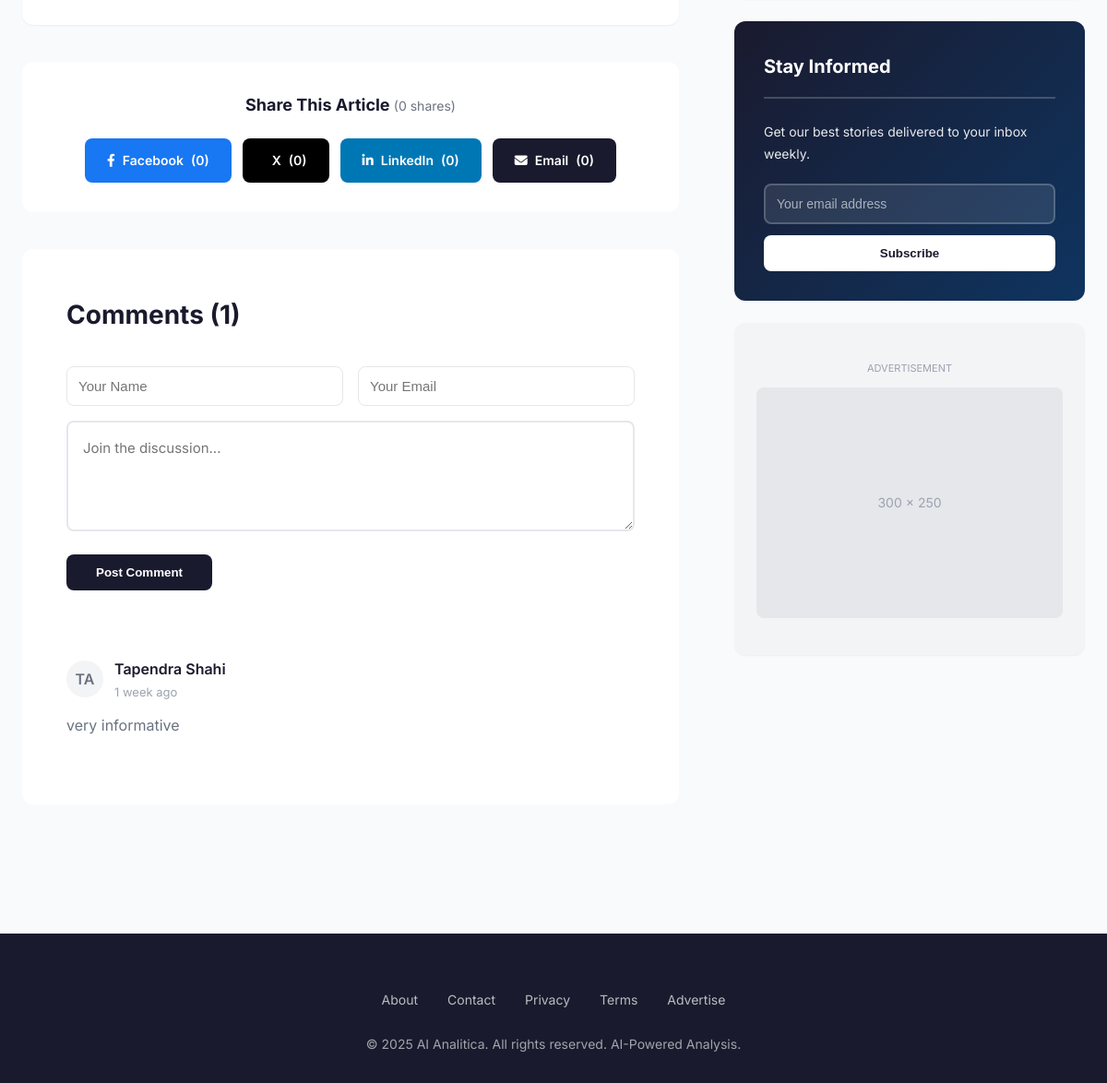
The page /news/1/ (lower part) on the database as committed earlier.
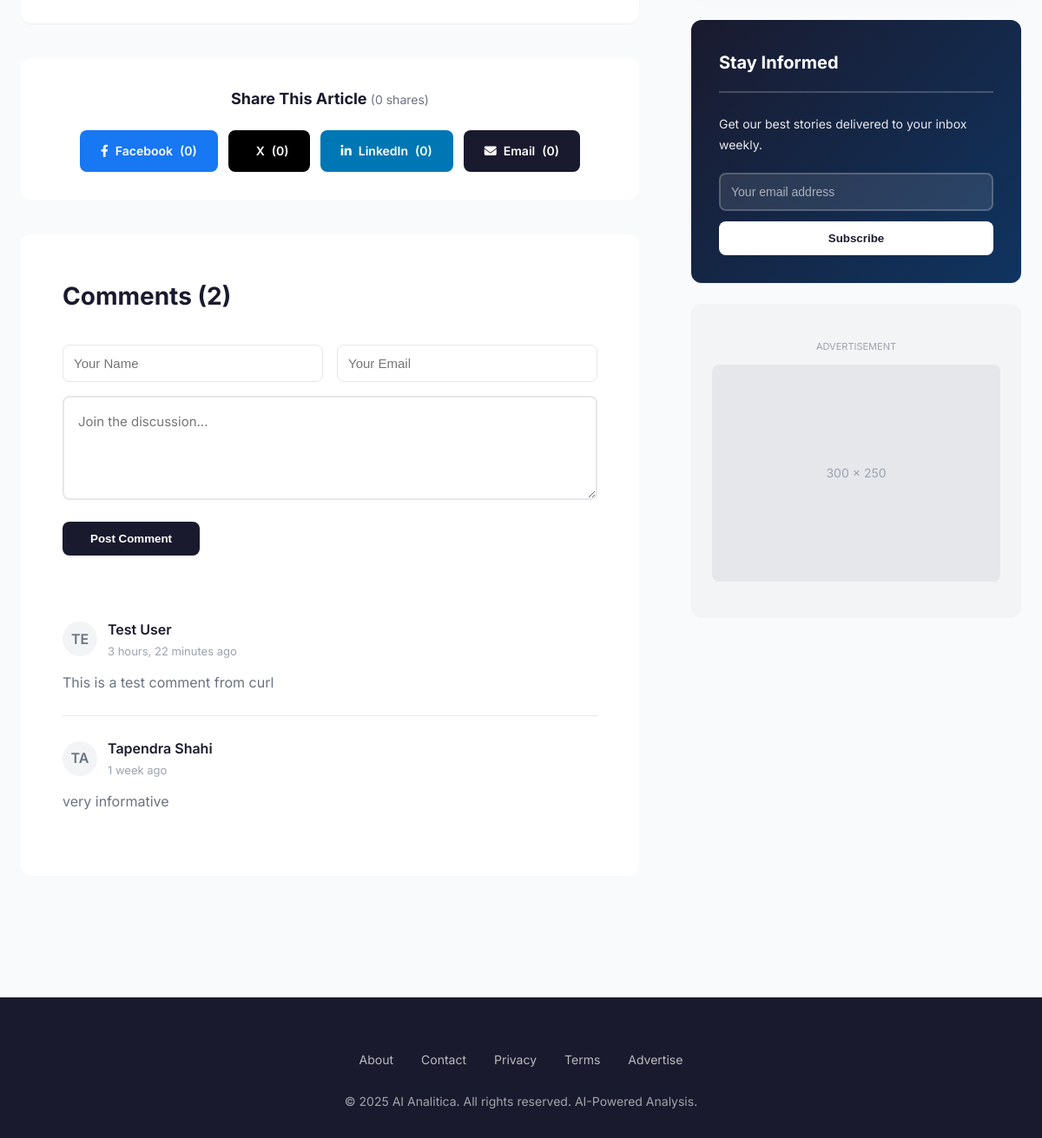
The same page on the database as committed later.
### news/models.py (models this page shows, shortened)
class Comment(models.Model):
    news = models.ForeignKey(News, on_delete=models.CASCADE, related_name='comments')
    name = models.CharField(max_length=100, help_text="Commenter's name")
    email = models.EmailField(help_text="Commenter's email (not displayed publicly)")
    text = models.TextField(help_text="Comment text")
    created_at = models.DateTimeField(auto_now_add=True)
    is_approved = models.BooleanField(default=True, help_text="Whether this comment is approved for display")
    class Meta:
        ordering = ['-created_at']
        verbose_name = 'Comment'
        verbose_name_plural = 'Comments'

### news/views.py (the view, shortened to what this page needs)
# urls.py: path('news/<int:pk>/', views.news_detail, name='news_detail'),
def news_detail(request, pk):
    news = get_object_or_404(News, pk=pk)
    comments = news.comments.filter(is_approved=True).order_by('-created_at')
    comment_count = comments.count()
    related_articles = News.objects.filter(category=news.category).exclude(pk=pk).order_by('-created_at')[:3]
    share_counts = {}
    for platform in ['facebook', 'twitter', 'linkedin', 'email']:
        try:
            share = ShareCount.objects.get(news=news, platform=platform)
            share_counts[platform] = share.count
        except ShareCount.DoesNotExist:
            share_counts[platform] = 0
    total_shares = sum(share_counts.values())
    context = {
        'news': news,
        'comments': comments,
        'comment_count': comment_count,
        'related_articles': related_articles,
        'share_counts': share_counts,
        'total_shares': total_shares,
    }
    return render(request, 'news/news_detail.html', context)

### news/templates/news/news_detail.html (shortened to what the changed rows need)
<!DOCTYPE html>
<html lang="en">
<head>
    <link rel="stylesheet" href="https://cdnjs.cloudflare.com/ajax/libs/font-awesome/6.4.0/css/all.min.css">
</head>
<body>
<div class="container">
    <div class="content-layout">
        <main>
            <div class="comments-section">
                <h3 class="comments-header">Comments ({{ comment_count }})</h3>
                <form class="comment-form" method="post">
                    <div style="display: grid; grid-template-columns: 1fr 1fr; gap: 16px; margin-bottom: 16px;">
                    </div>
                    <textarea name="text" placeholder="Join the discussion..." required></textarea>
                    <button type="submit" class="comment-submit">Post Comment</button>
                </form>
                <div class="comments-list">
                    {% if comments %}
                        {% for comment in comments %}
                        <div class="comment">
                            <div class="comment-header">
                                <div class="comment-avatar">{{ comment.name|slice:":2"|upper }}</div>
                                <div>
                                    <div class="comment-author">{{ comment.name }}</div>
                                    <div class="comment-time">{{ comment.created_at|timesince }} ago</div>
                                </div>
                            </div>
                            <p class="comment-text">
                                {{ comment.text }}
                            </p>
                        </div>
                        {% endfor %}
                    {% else %}
                        <div style="text-align: center; padding: 40px 20px; color: var(--text-secondary);">
                            <i class="far fa-comments" style="font-size: 48px; margin-bottom: 16px; opacity: 0.3;"></i>
                            <p style="font-size: 16px;">No comments yet. Be the first to share your thoughts!</p>
                        </div>
                    {% endif %}
                </div>
            </div>
        </main>
    </div>
</div>
</body>
</html>

Rows that differ between the two databases and show on the page:
added Comment: name "TE", name "Test User", created_at "3 hours, 22 minutes", text "This is a test comment from curl"
Other text that changed with them:
{{ comment_count }}: "1" → "2"
